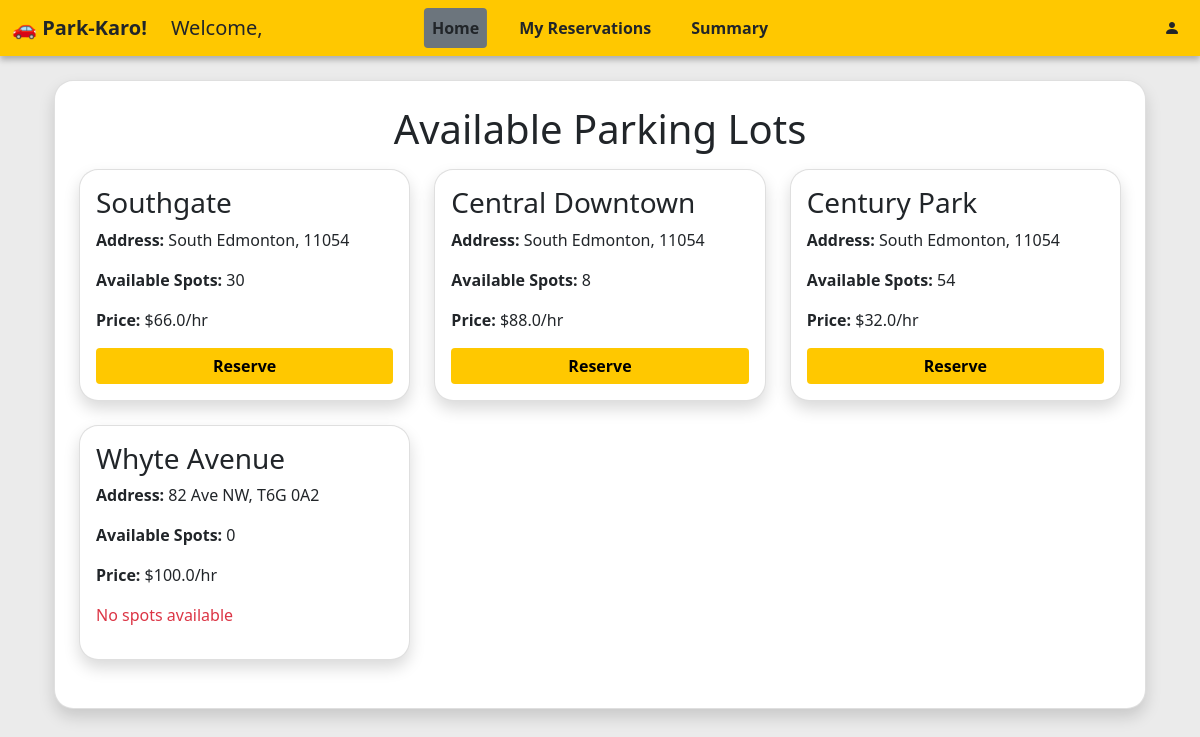
/user/dashboard, run on the app's committed database.
### models/lot.py (models this page shows)
class Lot(db.Model):
    __tablename__ = 'parkinglot'
    id = db.Column(db.Integer, primary_key=True)
    name = db.Column(db.String(50), nullable=False)
    price_per_hour = db.Column(db.Float, nullable=False)
    address = db.Column(db.String(200), nullable=False)
    pincode = db.Column(db.String(10), nullable=False)
    total_spots = db.Column(db.Integer, nullable=False)
    spots = db.relationship('Spot', backref='lot', lazy=True)

### controllers/auth.py (the view)
@api.route("/user/dashboard")
def user_dashboard():
    user_id = session.get("user_id")
    user = User.query.get(user_id)
    lots = Lot.query.all()
    user_lots = []
    for lot in lots:
        available_spot = Spot.query.filter_by(lot_id=lot.id, status=False).first()
        user_lots.append({
            "id": lot.id,
            "name": lot.name,
            "address": lot.address,
            "pincode": lot.pincode,
            "price_per_hour": lot.price_per_hour,
            "available_spots": Spot.query.filter_by(lot_id=lot.id, status=False).count(),
            "first_available_spot_id": available_spot.id if available_spot else None
        })
    return render_template("user/dashboard.html", lots=user_lots, user=user, is_admin=False)

### app.py (called while the page is built)
def create_app():
    app = Flask(__name__)
    app.config['SQLALCHEMY_DATABASE_URI'] = 'sqlite:///parking.db'
    app.config['SQLALCHEMY_TRACK_MODIFICATIONS'] = False
    app.secret_key = "shh-its-a-secret"
    db.init_app(app)
    from models import lot, spot, reserve, user
    with app.app_context():
        db.create_all()
        if not User.query.filter_by(id=0).first():
            db.session.add(User(
                id=0,
                name='admin',
                email='admin@email.com',
                password=generate_password_hash('admin'),
                is_admin=True,
            ))
            db.session.commit()
    app.register_blueprint(auth_api)
    @app.route("/")
    def home():
        return render_template("home.html")
    @app.context_processor
    def inject_request():
        return dict(request=request)
    return app

### templates/user/dashboard.html (shortened to what this page needs)
{% extends "dash_layout.html" %}
{% block content %}
<div class="container mt-4">
  <div class="card shadow rounded p-4">
    <h1 class="mb-3 fw-normal text-center">Available Parking Lots</h1>
    {% if lots %}
      <div class="row">
        {% for lot in lots %}
          <div class="col-md-4 mb-4">
            <div class="card shadow p-3 rounded spot-box">
              <h3>{{ lot.name }}</h3>
              <p><strong>Address:</strong> {{ lot.address }}, {{ lot.pincode }}</p>
              <p><strong>Available Spots:</strong> {{ lot.available_spots }}</p>
              <p><strong>Price:</strong> ${{ lot.price_per_hour }}/hr</p>
              {% if lot.first_available_spot_id %}
                <form action="{{ url_for('auth.book_spot', spot_id=lot.first_available_spot_id) }}" method="GET">
                  <button class="btn btn-warning w-100 fw-bold" type="submit">Reserve</button>
                </form>
              {% else %}
                <p class="text-danger">No spots available</p>
              {% endif %}
            </div>
          </div>
        {% endfor %}
      </div>
    {% else %}
      <p class="text-center">No parking lots found.</p>
    {% endif %}
  </div>
</div>
{% endblock %}

### templates/user/dashboard.html (style rules this page uses)
body { background-color: #ebebeb; }
.card { border-radius: 1.2rem !important; }
.card.shadow { box-shadow: 0 4px 12px rgba(0, 0, 0, 0.1); }
.btn-warning { background-color: #ffc800; border: none; }
.spot-box { border-radius: 0.5rem; }

### data on the page
Lot: name "Southgate", address "South Edmonton", pincode "11054", available_spots "30", price_per_hour "66.0"
Lot: name "Central Downtown", address "South Edmonton", pincode "11054", available_spots "8", price_per_hour "88.0"
Lot: name "Century Park", address "South Edmonton", pincode "11054", available_spots "54", price_per_hour "32.0"
Lot: name "Whyte Avenue", address "82 Ave NW", pincode "T6G 0A2", available_spots "0", price_per_hour "100.0", shows "No spots available"
